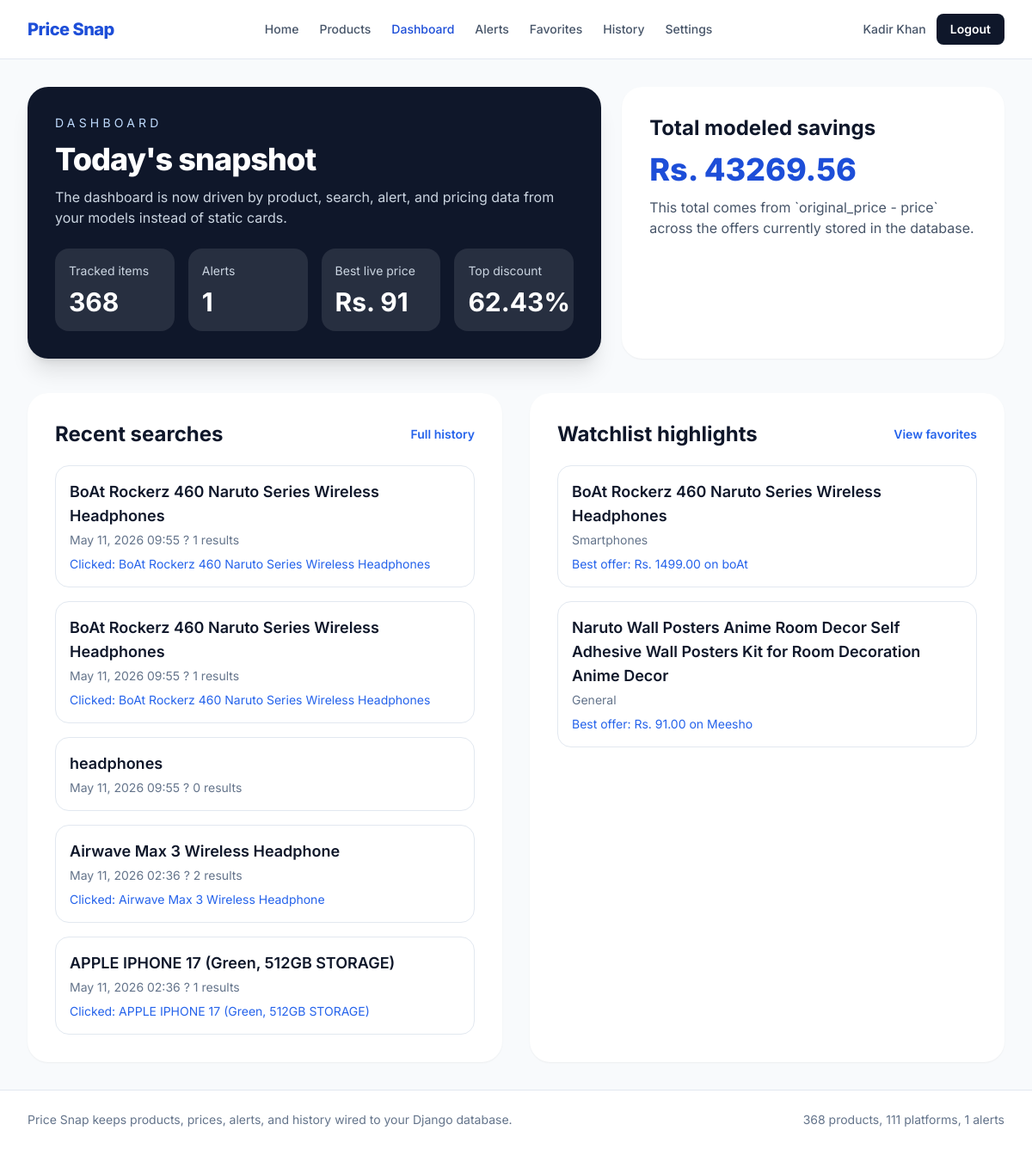
/dashboard/ (signed in), run on the app's committed database.
### pricesnap/models.py (models this page shows, shortened)
class User(models.Model):
    ROLE_CHOICES = (
        ('user', 'User'),
        ('admin', 'Admin'),
    )
    SUBSCRIPTION_CHOICES = (
        ('Free', 'Free'),
        ('Premium', 'Premium'),
    )
    user_id = models.UUIDField(primary_key=True, default=uuid.uuid4, editable=False)
    name = models.CharField(max_length=100)
    email = models.EmailField(unique=True)
    password_hash = models.TextField()
    role = models.CharField(max_length=10, choices=ROLE_CHOICES, default='user')
    phone_number = models.CharField(max_length=20, blank=True, null=True)
    location = models.CharField(max_length=100, blank=True, null=True)
    subscription_type = models.CharField(max_length=10, choices=SUBSCRIPTION_CHOICES, default='Free')
    account_status = models.BooleanField(default=True)
    created_at = models.DateTimeField(auto_now_add=True)
    last_login = models.DateTimeField(blank=True, null=True)
    class Meta:
        ordering = ['name']

class SearchHistory(models.Model):
    search_id = models.UUIDField(primary_key=True, default=uuid.uuid4, editable=False)
    user = models.ForeignKey(User, on_delete=models.CASCADE, related_name='searches', blank=True, null=True)
    query = models.CharField(max_length=255)
    category = models.CharField(max_length=100, blank=True, null=True)
    result_count = models.IntegerField(blank=True, null=True)
    clicked_product = models.ForeignKey(
        Product,
        on_delete=models.SET_NULL,
        blank=True,
        null=True,
        related_name='search_clicks',
    )
    timestamp = models.DateTimeField(auto_now_add=True)
    class Meta:
        ordering = ['-timestamp']

class Product(models.Model):
    product_id = models.UUIDField(primary_key=True, default=uuid.uuid4, editable=False)
    title = models.CharField(max_length=255)
    description = models.TextField(blank=True, null=True)
    category = models.CharField(max_length=100, blank=True, null=True)
    brand = models.CharField(max_length=100, blank=True, null=True)
    model_number = models.CharField(max_length=100, blank=True, null=True)
    rating = models.FloatField(blank=True, null=True)
    review_count = models.IntegerField(default=0)
    image_url = models.TextField(blank=True, null=True)
    launch_date = models.DateField(blank=True, null=True)
    created_at = models.DateTimeField(auto_now_add=True)
    class Meta:
        ordering = ['title']

class ProductPrice(models.Model):
    price_id = models.UUIDField(primary_key=True, default=uuid.uuid4, editable=False)
    product = models.ForeignKey(Product, on_delete=models.CASCADE, related_name='prices')
    platform = models.ForeignKey(Platform, on_delete=models.CASCADE, related_name='product_prices')
    price = models.DecimalField(max_digits=10, decimal_places=2)
    original_price = models.DecimalField(max_digits=10, decimal_places=2, blank=True, null=True)
    shipping_cost = models.DecimalField(max_digits=10, decimal_places=2, default=0)
    discount_percentage = models.FloatField(blank=True, null=True)
    availability_status = models.BooleanField(default=True)
    seller_name = models.CharField(max_length=150, blank=True, null=True)
    product_url = models.TextField(blank=True, null=True)
    delivery_time = models.CharField(max_length=100, blank=True, null=True)
    last_updated = models.DateTimeField(auto_now=True)
    class Meta:
        ordering = ['price']
        constraints = [
            models.UniqueConstraint(
                fields=['product', 'platform', 'seller_name'],
                name='unique_product_platform_seller',
            )
        ]

class Platform(models.Model):
    platform_id = models.UUIDField(primary_key=True, default=uuid.uuid4, editable=False)
    name = models.CharField(max_length=100, unique=True)
    api_endpoint = models.TextField(blank=True, null=True)
    api_key = models.TextField(blank=True, null=True)
    request_limit = models.IntegerField(blank=True, null=True)
    status = models.BooleanField(default=True)
    last_sync = models.DateTimeField(blank=True, null=True)
    platform_type = models.CharField(max_length=100, blank=True, null=True)
    class Meta:
        ordering = ['name']

### pricesnap/views.py (the view)
    def wrapped(request, *args, **kwargs):
        if not get_current_user(request):
            messages.info(request, 'Please login to continue.')
            return redirect('login')
        return view_func(request, *args, **kwargs)

### pricesnap/views.py (called while the page is built)
def decorate_products(products):
    items = list(products)
    for product in items:
        offers = list(product.prices.select_related('platform').order_by('price'))
        product.offer_count = len(offers)
        product.best_offer_cached = offers[0] if offers else None
    return items

def common_context(active_page='dashboard'):
    demo_user = ensure_sample_data()
    return {
        'active_page': active_page,
        'demo_user': demo_user,
        'platform_count': Platform.objects.count(),
        'product_count': Product.objects.count(),
        'alert_count': PriceAlert.objects.filter(user=demo_user).count(),
    }

def get_current_user(request):
    user_id = request.session.get('user_id')
    if not user_id:
        return None
    return User.objects.filter(user_id=user_id, account_status=True).first()

def base_context(request, active_page='dashboard'):
    context = common_context(active_page=active_page)
    current_user = get_current_user(request)
    context['current_user'] = current_user
    context['is_authenticated'] = current_user is not None
    if current_user:
        context['alert_count'] = PriceAlert.objects.filter(user=current_user).count()
    return context

def login_required_custom(view_func):
    def wrapped(request, *args, **kwargs):
        if not get_current_user(request):
            messages.info(request, 'Please login to continue.')
            return redirect('login')
        return view_func(request, *args, **kwargs)
    return wrapped

### pricesnap/templates/dash.html
{% extends 'base.html' %}
{% block content %}
<section class="grid gap-6 lg:grid-cols-[1.2fr,0.8fr]">
    <div class="rounded-3xl bg-slate-900 p-8 text-white shadow-xl">
        <p class="text-sm uppercase tracking-[0.3em] text-blue-200">Dashboard</p>
        <h1 class="mt-3 text-4xl font-extrabold tracking-tight">Today's snapshot</h1>
        <p class="mt-3 max-w-2xl text-slate-300">The dashboard is now driven by product, search, alert, and pricing data from your models instead of static cards.</p>
        <div class="mt-6 grid gap-4 sm:grid-cols-4">
            <div class="rounded-2xl bg-white/10 p-4"><p class="text-sm text-slate-300">Tracked items</p><p class="mt-2 text-3xl font-bold">{{ tracked_items }}</p></div>
            <div class="rounded-2xl bg-white/10 p-4"><p class="text-sm text-slate-300">Alerts</p><p class="mt-2 text-3xl font-bold">{{ alert_count }}</p></div>
            <div class="rounded-2xl bg-white/10 p-4"><p class="text-sm text-slate-300">Best live price</p><p class="mt-2 text-3xl font-bold">Rs. {{ best_price }}</p></div>
            <div class="rounded-2xl bg-white/10 p-4"><p class="text-sm text-slate-300">Top discount</p><p class="mt-2 text-3xl font-bold">{{ highest_discount|default:0 }}%</p></div>
        </div>
    </div>
    <div class="rounded-3xl bg-white p-8 shadow-sm">
        <h2 class="text-2xl font-bold">Total modeled savings</h2>
        <p class="mt-3 text-4xl font-extrabold text-blue-700">Rs. {{ total_savings|floatformat:2 }}</p>
        <p class="mt-3 text-slate-600">This total comes from `original_price - price` across the offers currently stored in the database.</p>
    </div>
</section>
<section class="mt-10 grid gap-8 lg:grid-cols-2">
    <div class="rounded-3xl bg-white p-8 shadow-sm">
        <div class="mb-5 flex items-center justify-between"><h2 class="text-2xl font-bold">Recent searches</h2><a href="{% url 'history' %}" class="text-sm font-semibold text-blue-600">Full history</a></div>
        <div class="space-y-4">
            {% for item in recent_searches %}
            <article class="rounded-2xl border border-slate-200 p-4">
                <p class="text-lg font-semibold text-slate-900">{{ item.query }}</p>
                <p class="mt-1 text-sm text-slate-500">{{ item.timestamp|date:'M d, Y H:i' }} ? {{ item.result_count|default:0 }} results</p>
                {% if item.clicked_product %}<p class="mt-2 text-sm text-blue-600">Clicked: {{ item.clicked_product.title }}</p>{% endif %}
            </article>
            {% empty %}
            <p class="text-slate-500">No recent searches recorded.</p>
            {% endfor %}
        </div>
    </div>
    <div class="rounded-3xl bg-white p-8 shadow-sm">
        <div class="mb-5 flex items-center justify-between"><h2 class="text-2xl font-bold">Watchlist highlights</h2><a href="{% url 'favorites' %}" class="text-sm font-semibold text-blue-600">View favorites</a></div>
        <div class="space-y-4">
            {% for product in favorite_products %}
            <article class="rounded-2xl border border-slate-200 p-4">
                <p class="text-lg font-semibold text-slate-900">{{ product.title }}</p>
                <p class="mt-1 text-sm text-slate-500">{{ product.category|default:'General' }}</p>
                <p class="mt-2 text-sm text-blue-600">{% if product.best_offer_cached %}Best offer: Rs. {{ product.best_offer_cached.price }} on {{ product.best_offer_cached.platform.name }}{% else %}No offers yet{% endif %}</p>
            </article>
            {% empty %}
            <p class="text-slate-500">No favorites added yet.</p>
            {% endfor %}
        </div>
    </div>
</section>
{% endblock %}

### pricesnap/templates/base.html (shortened to what this page needs)
<!DOCTYPE html>
<html lang="en">
<head>
    <script src="https://cdn.tailwindcss.com"></script>
</head>
        <body class="bg-slate-50 text-slate-900 min-h-screen">
            <header class="sticky top-0 z-40 border-b border-slate-200 bg-white/90 backdrop-blur">
                <div class="mx-auto flex max-w-7xl items-center justify-between px-4 py-4 sm:px-6 lg:px-8">
                    <a href="{% url 'home' %}" class="text-xl font-extrabold tracking-tight text-blue-700">Price Snap</a>
            <nav class="hidden items-center gap-6 text-sm font-medium md:flex">
                <a href="{% url 'home' %}" class="{% if active_page == 'home' %}text-blue-700{% else %}text-slate-600{% endif %}">Home</a>
                <a href="{% url 'product_list' %}" class="{% if active_page == 'products' %}text-blue-700{% else %}text-slate-600{% endif %}">Products</a>
                <a href="{% url 'dashboard' %}" class="{% if active_page == 'dashboard' %}text-blue-700{% else %}text-slate-600{% endif %}">Dashboard</a>
                <a href="{% url 'alerts' %}" class="{% if active_page == 'alerts' %}text-blue-700{% else %}text-slate-600{% endif %}">Alerts</a>
                <a href="{% url 'favorites' %}" class="{% if active_page == 'favorites' %}text-blue-700{% else %}text-slate-600{% endif %}">Favorites</a>
                <a href="{% url 'history' %}" class="{% if active_page == 'history' %}text-blue-700{% else %}text-slate-600{% endif %}">History</a>
                <a href="{% url 'settings_page' %}" class="{% if active_page == 'settings' %}text-blue-700{% else %}text-slate-600{% endif %}">Settings</a>
            </nav>
                    {% if is_authenticated %}
                    <div class="flex items-center gap-3">
                        <span class="hidden text-sm font-medium text-slate-600 sm:inline">{{ current_user.name }}</span>
                        <a href="{% url 'logout' %}" class="rounded-lg bg-slate-900 px-4 py-2 text-sm font-semibold text-white">Logout</a>
                    </div>
                    {% else %}
                    <div class="flex items-center gap-3">
                        <a href="{% url 'login' %}" class="text-sm font-semibold text-slate-700">Login</a>
                        <a href="{% url 'signup' %}" class="rounded-lg bg-blue-600 px-4 py-2 text-sm font-semibold text-white">Sign Up</a>
                    </div>
                    {% endif %}
                </div>
            </header>
            <main class="mx-auto max-w-7xl px-4 py-8 sm:px-6 lg:px-8">
                {% block content %}{% endblock %}
            </main>
    <footer class="border-t border-slate-200 bg-white">
        <div class="mx-auto flex max-w-7xl flex-col gap-2 px-4 py-6 text-sm text-slate-500 sm:px-6 lg:px-8 md:flex-row md:items-center md:justify-between">
            <p>Price Snap keeps products, prices, alerts, and history wired to your Django database.</p>
            <p>{{ product_count }} products, {{ platform_count }} platforms, {{ alert_count }} alerts</p>
        </div>
    </footer>
</body>
</html>

### pricesnap/templates/base.html (style rules this page uses)
body { font-family: 'Inter', sans-serif; }

### data on the page
User: name "Kadir Khan"
SearchHistory: query "BoAt Rockerz 460 Naruto Series Wireless Headphones", timestamp "May 11, 2026 09:55", result_count "1", clicked_product "BoAt Rockerz 460 Naruto Series Wireless Headphones"
SearchHistory: query "BoAt Rockerz 460 Naruto Series Wireless Headphones", timestamp "May 11, 2026 09:55", result_count "1", clicked_product "BoAt Rockerz 460 Naruto Series Wireless Headphones"
SearchHistory: query "headphones", timestamp "May 11, 2026 09:55", result_count "0"
SearchHistory: query "Airwave Max 3 Wireless Headphone", timestamp "May 11, 2026 02:36", result_count "2", clicked_product "Airwave Max 3 Wireless Headphone"
SearchHistory: query "APPLE IPHONE 17 (Green, 512GB STORAGE)", timestamp "May 11, 2026 02:36", result_count "1", clicked_product "APPLE IPHONE 17 (Green, 512GB STORAGE)"
Product: title "BoAt Rockerz 460 Naruto Series Wireless Headphones", category "Smartphones", best_offer_cached.price "1499.00", best_offer_cached.platform.name "boAt"
Product: title "Naruto Wall Posters Anime Room Decor Self Adhesive Wall Posters Kit for Room Decoration Anime Decor", category "General", best_offer_cached.price "91.00", best_offer_cached.platform.name "Meesho"

### other printed values
{{ tracked_items }} "368"
{{ alert_count }} "1"
{{ best_price }} "91"
{{ highest_discount|default:0 }} "62.43"
{{ total_savings|floatformat:2 }} "43269.56"
{{ product_count }} "368"
{{ platform_count }} "111"
